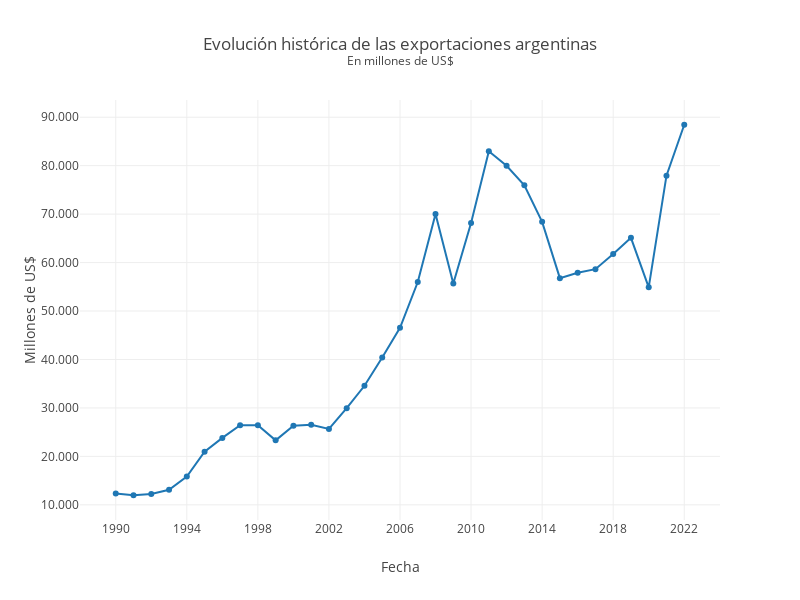

The code cell stored with this chart in its notebook:
### Code cell
temp = df.query('Año >= "1990"')
fig = go.Figure()
fig.add_trace(go.Scatter(x = temp["Año"], y = temp["Exportación"], mode="lines + markers"))
fig.update_layout(template = None, title_text = "Evolución histórica de las exportaciones argentinas<br><sup>En millones de US$",
                  height = 600, width = 800,
                  separators = ",."
                  ) # Para que los miles se separen por "." y los decimales en ","
fig.update_yaxes(title_text = "Millones de US$",
                 tickformat = ",") # Para que se separe en miles

fig.update_xaxes(title_text = "Fecha", 
                 type = "category", 
                 nticks = 10, #Para evitar que se vea como un número continuo
                 )

### Figure 1 — Plotly figure (JSON) as saved in the notebook; plotly's stock layout.template omitted (floating-point values rounded to 4 significant figures)
{"data": [{"mode": "lines+markers", "type": "scatter", "x": ["1990", "1991", "1992", "1993", "1994", "1995", "1996", "1997", "1998", "1999", "2000", "2001", "2002", "2003", "2004", "2005", "2006", "2007", "2008", "2009", "2010", "2011", "2012", "2013", "2014", "2015", "2016", "2017", "2018", "2019", "2020", "2021", "2022"], "y": [12350.0, 11980.0, 12230.0, 13120.0, 15840.0, 20960.0, 23810.0, 26430.0, 26430.0, 23310.0, 26340.0, 26540.0, 25650.0, 29940.0, 34580.0, 40390.0, 46550.0, 55980.0, 70020.0, 55670.0, 68170.0, 82980.0, 79980.0, 75960.0, 68400.0, 56780.0, 57910.0, 58640.0, 61780.0, 65120.0, 54880.0, 77930.0, 88450.0]}], "layout": {"height": 600, "separators": ",.", "title": {"text": "Evolución histórica de las exportaciones argentinas<br><sup>En millones de US$"}, "width": 800, "xaxis": {"nticks": 10, "title": {"text": "Fecha"}, "type": "category"}, "yaxis": {"tickformat": ",", "title": {"text": "Millones de US$"}}}}
